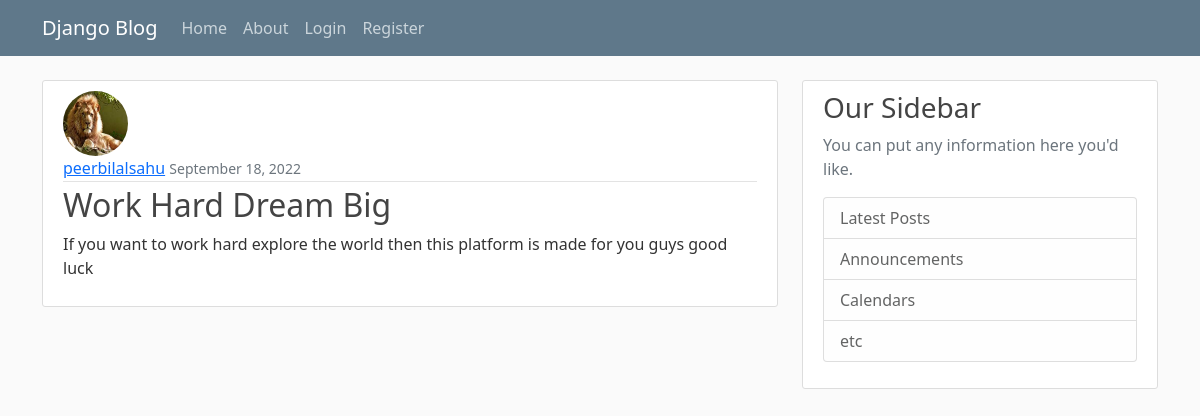
The page /post/33/ on the database its author committed.
### janu/models.py (models this page shows, shortened)
class Post (models.Model):
    title = models.CharField(max_length=100)
    content = models.TextField()
    date_posted = models.DateTimeField(default=timezone.now)
    author = models.ForeignKey(User,on_delete = models.CASCADE)

### users/models.py (models this page shows, shortened)
class Profile (models.Model):
    user = models.OneToOneField(User, on_delete=models.CASCADE)
    image = models.ImageField(default='default.jpg',upload_to='profile_pics')

### janu/views.py (the view)
# urls.py: path('post/<int:pk>/',PostDetailView.as_view(),name ='post-detail'),
class PostDetailView(DetailView):
     model = Post

### janu/templates/janu/post_detail.html (shortened to what this page needs)
{% extends "janu/base.html" %}
{% block content %}
    <article class="media content-section">
     <img class="rounded-circle article-img" src="{{ object.author.profile.image.url }}">
     <div class="media-body">
        <div class="article-metadata">
        <a class="mr-2" href="{% url 'user-posts' object.author.username %}">{{ object.author }}</a>
        <small class="text-muted">{{object.date_posted |date:"F d, Y"}}</small>
        </div>
        <h2 class="article-title">{{object.title }}</h2>
        <p class="article-content">{{object.content }}</p>
     </div>
    </article>
 {% endblock content %}

### janu/static/janu/main.css (style rules this page uses)
body { background: #fafafa; color: #333333; margin-top: 5rem; }
h1, h2, h3, h4, h5, h6 { color: #444444; }
.content-section { background: #ffffff; padding: 10px 20px; border: 1px solid #dddddd; border-radius: 3px; margin-bottom: 20px; }
.article-title { color: #444444; }
.article-content { white-space: pre-line; }
.article-img { height: 65px; width: 65px; margin-right: 16px; }
.article-metadata { padding-bottom: 1px; margin-bottom: 4px; border-bottom: 1px solid #e3e3e3 }

### rows shown on the page
Post: author.profile.image (placeholder picture), author "peerbilalsahu", date_posted "September 18, 2022", title "Work Hard Dream Big", content "If you want to work hard explore the world then this platform is made for you guys good luck"
